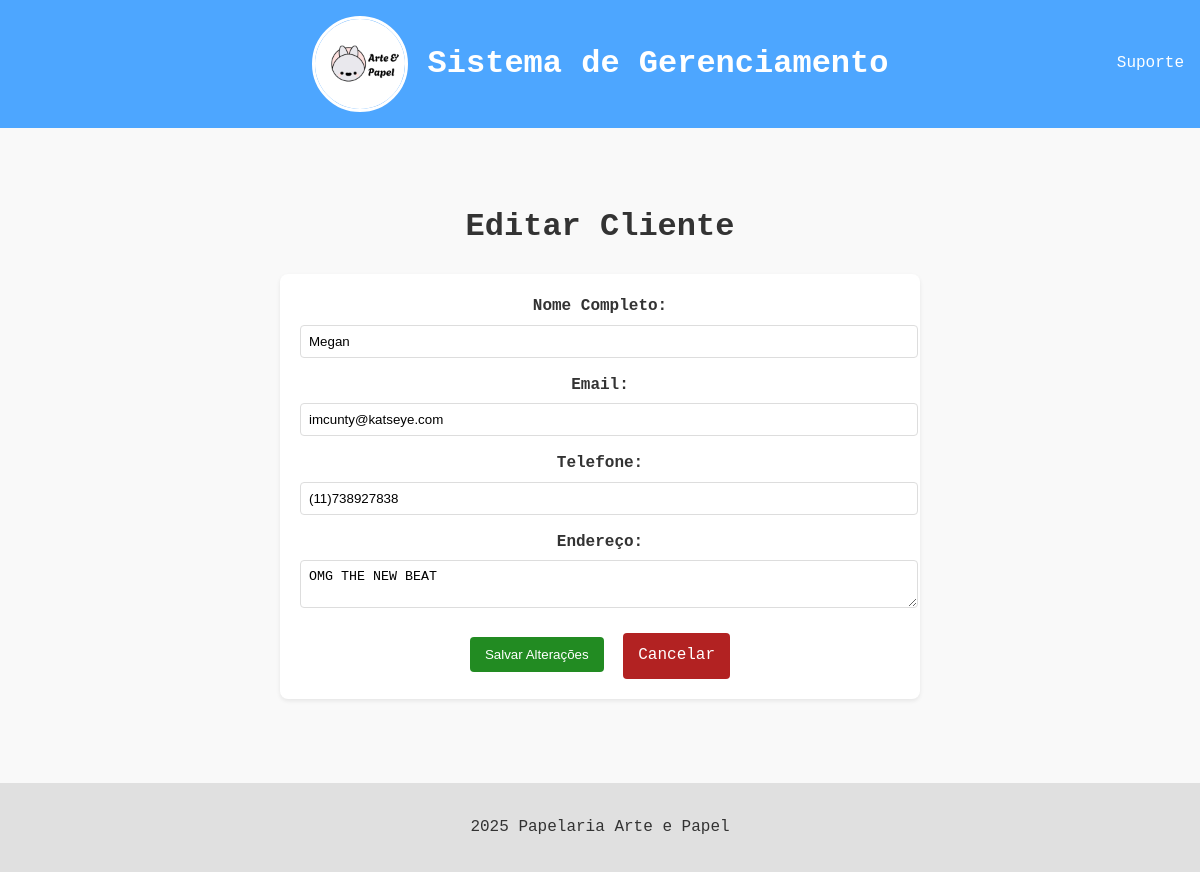
Screenshot of /clientes/editar/12 with the database file from the repository.
### app.py (models this page shows)
class Cliente(db.Model):
    id = db.Column(db.Integer, primary_key=True)
    nome = db.Column(db.String(100), nullable=False)
    email = db.Column(db.String(100), unique=True)
    telefone = db.Column(db.String(20))
    endereco = db.Column(db.String(200))
    data_cadastro = db.Column(db.DateTime, default=datetime.utcnow)

### app.py (the view, shortened to what this page needs)
@app.route('/clientes/editar/<int:id>', methods=['GET', 'POST'])
def editar_cliente(id):
    cliente = Cliente.query.get_or_404(id)
    return render_template('clientes/editar.html', cliente=cliente)

### templates/clientes/editar.html
{% extends "base.html" %}
{% block content %}
<div class="container">
    <h1>Editar Cliente</h1>
    <form method="POST" class="form-cliente">
        <div class="form-group">
            <label for="nome">Nome Completo:</label>
            <input type="text" id="nome" name="nome" value="{{ cliente.nome }}" required>
        </div>
        <div class="form-group">
            <label for="email">Email:</label>
            <input type="email" id="email" name="email" value="{{ cliente.email }}" required>
        </div>
        <div class="form-group">
            <label for="telefone">Telefone:</label>
            <input type="tel" id="telefone" name="telefone" value="{{ cliente.telefone }}">
        </div>
        <div class="form-group">
            <label for="endereco">Endereço:</label>
            <textarea id="endereco" name="endereco">{{ cliente.endereco }}</textarea>
        </div>
        <button type="submit" class="btn-salvar">Salvar Alterações</button>
        <a href="{{ url_for('listar_clientes') }}" class="btn-cancelar">Cancelar</a>
    </form>
</div>
{% endblock %}

### static/css/style.css (style rules this page uses)
body { font-family: Andale Mono, monospace; line-height: 1.6; margin: 0; padding: 0; display: flex; flex-direction: column; min-height: 100vh; background-color: #f9f9f9; color: #333; }
.form-group { margin-bottom: 15px; }
.form-group label { display: block; margin-bottom: 5px; font-weight: bold; }
.form-group input, .form-group textarea, .form-group select { width: 100%; padding: 8px; border: 1px solid #ddd; border-radius: 4px; }
.btn-salvar { background-color: #228b22; color: white; padding: 10px 15px; border: none; border-radius: 4px; cursor: pointer; }
.btn-cancelar { background-color: #b22222; color: white; padding: 10px 15px; border-radius: 4px; text-decoration: none; margin-left: 10px; }
.btn-salvar, .btn-cancelar { display: inline-flex; align-items: center; gap: 5px; padding: 10px 15px; }
.form-cliente { max-width: 600px; margin: 0 auto; background: #fff; padding: 20px; border-radius: 8px; box-shadow: 0 2px 4px rgba(0,0,0,0.08); }
.container { max-width: 800px; margin: 0 auto; text-align: center; padding: 20px; }

### rows the page displays
Cliente: nome "Megan", email "imcunty@katseye.com", telefone "(11)738927838", endereco "OMG THE NEW BEAT"
